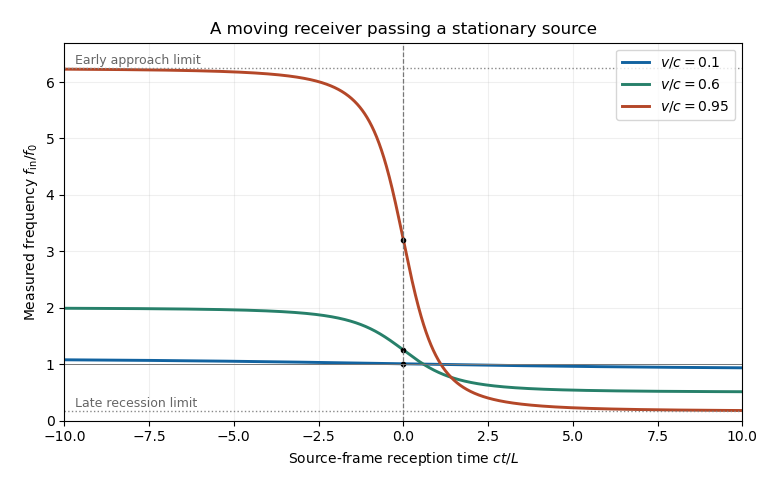

The Python source for this figure:
"""Passing-observer frequency; Python 3.14, NumPy and Matplotlib."""
from pathlib import Path
import matplotlib
matplotlib.use("Agg")
import matplotlib.pyplot as plt
import numpy as np


def main():
    z=np.linspace(-10,10,1401)
    fig,ax=plt.subplots(figsize=(7.8,4.9),dpi=100,facecolor="white")
    for beta,color in zip((.1,.6,.95),("#1263a0","#27806a","#b44728")):
        gamma=1/np.sqrt(1-beta**2)
        ratio=gamma*(1-beta**2*z/np.sqrt(1+beta**2*z**2))
        ax.plot(z,ratio,color=color,lw=2.1,label=fr"$v/c={beta:g}$")
        ax.plot(0,gamma,"ko",ms=3)
    g=1/np.sqrt(1-.95**2)
    for value,label in [(g*(1+.95),"Early approach limit"),(g*(1-.95),"Late recession limit")]:
        ax.axhline(value,color="#888888",ls=":",lw=1)
        ax.text(-9.7,value+.08,label,fontsize=9,color="#666666")
    ax.axhline(1,color="#777777",lw=.7);ax.axvline(0,color="#777777",ls="--",lw=.9)
    ax.set(xlabel=r"Source-frame reception time $ct/L$",ylabel=r"Measured frequency $f_{\rm in}/f_0$",
           xlim=(-10,10),ylim=(0,6.7),title="A moving receiver passing a stationary source")
    ax.legend(loc="upper right");ax.grid(alpha=.2)
    fig.tight_layout(pad=1.6)
    fig.savefig(Path.cwd()/Path(__file__).with_suffix(".png").name,
                facecolor="white",transparent=False,metadata={"Software":"Codex Wiki"})
    plt.close(fig)

if __name__=="__main__":main()
